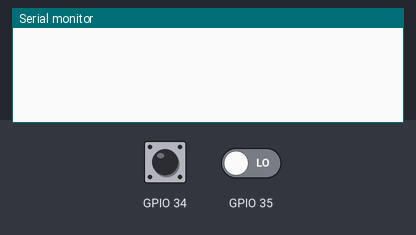
Recording of a sketch running on a simulated ESP32. Shown: the last lines printed to the serial monitor. The inputs (shaded band) are chosen by the test bench; at power-on: GPIO 34 LOW, GPIO 35 LOW.

Above: at 1.2 s.
1.3 s: GPIO 34 pulsed HIGH 2 times (0.12 s each, 0.3 s apart)
At 2.7 s:
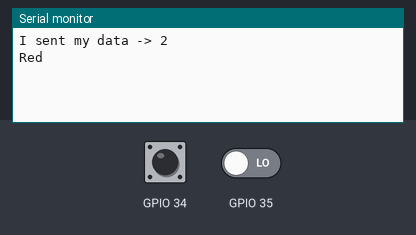
3.4 s: GPIO 35 driven HIGH
At 4.1 s:
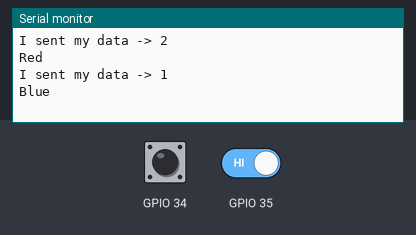
4.9 s: GPIO 35 driven LOW
At 7.1 s:
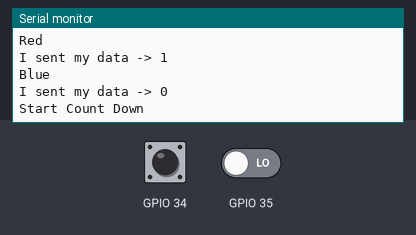
7.4 s: GPIO 34 pulsed HIGH 5 times (0.12 s each, 0.3 s apart)
At 8.21 s:
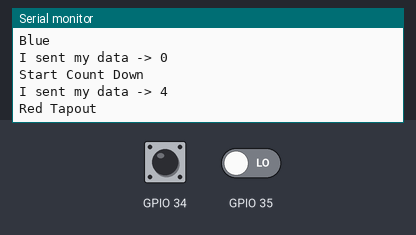
Timing chart, 0 to 10.4 s (numbered marks = the images above; inputs shaded):
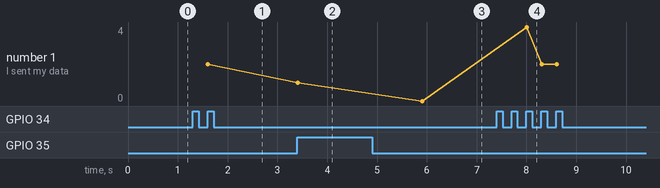

The sketch:

ESP_Button.ino
```cpp
#include <esp_now.h>
#include <WiFi.h>

#define CHANNEL 1;

esp_now_peer_info_t slave;

bool blue = 0;
bool red = 0;

bool en = 1;
bool wait = 0;
bool started = 0;

uint8_t data = 0;

void setup() {
  Serial.begin(115200);
  WiFi.mode(WIFI_STA);
  esp_now_init();
  esp_now_register_send_cb(onDataSent);
  setUpSlave();
  esp_now_add_peer(&slave);

  pinMode(34, INPUT_PULLDOWN);
  pinMode(27, INPUT_PULLDOWN);
  pinMode(35, INPUT_PULLDOWN);

  // attachInterrupt(digitalPinToInterrupt(34), blueReady, RISING);
  // attachInterrupt(digitalPinToInterrupt(27), redReady, RISING);
  // attachInterrupt(digitalPinToInterrupt(35), tapout, RISING);
}

void loop() {
  if(red && blue && en && !started){
    data = 0;
    delay(1000);
    esp_now_send(slave.peer_addr, &data, sizeof(data));
    started = 1;
    red = 0;
    blue = 0;
  } else if(digitalRead(35) && en){
    en = 0;
    blueReady();
  } else if(digitalRead(34) && en){
    en = 0;
    redReady();
  } else if(!(digitalRead(34)||digitalRead(35))){
    en = wait;
    wait = !wait;
  }
}

void blueReady(){
  data = started? 3:1;
  esp_now_send(slave.peer_addr, &data, sizeof(data));
  blue = started?0:1;
  started = 0;
}

void redReady(){
  data = started? 4:2;
  esp_now_send(slave.peer_addr, &data, sizeof(data));
  red = started?0:1;;
  started = 0;
}

// run this every time data is sent, like an interupt
void onDataSent(const uint8_t *mac_addr, esp_now_send_status_t status) {
  Serial.print("I sent my data -> ");
  Serial.println(data);
  if(data == 0) {
    Serial.println("Start Count Down");
  } else if(data == 1) {
    Serial.println("Blue");
  } else if(data == 2) {
    Serial.println("Red");
  } else if(data == 3) {
    Serial.println("Blue Tapout");
  } else if(data == 4) {
    Serial.println("Red Tapout");
  } else {
    Serial.println("WHat is THis");
  }
}

// set the slave's info, it is just easier to do this manually
void setUpSlave() {
  uint8_t macAddress[6] = {0x08, 0xD1, 0xF9, 0x29, 0xD6, 0x14}; // replace this with the slave address
  memcpy(slave.peer_addr, macAddress, 6); // update the mac address for the slave
  slave.channel = CHANNEL; // pick a channel
  slave.encrypt = 0; // no encryption
}
```

Measured:
- after the input at 1.3 s, the serial monitor: prints a new line after 0.30 s (image 1)
- after the input at 3.4 s, the serial monitor: prints a new line at once (image 2)
- after the input at 4.9 s, the serial monitor: prints a new line after 1.0 s (image 3)
- after the input at 7.4 s, the serial monitor: prints a new line after 0.60 s (image 4)
- plotted number 1: 2 → 1 after the input at 3.4 s, 1 → 0 after the input at 4.9 s, 0 → 2 after the input at 7.4 s
